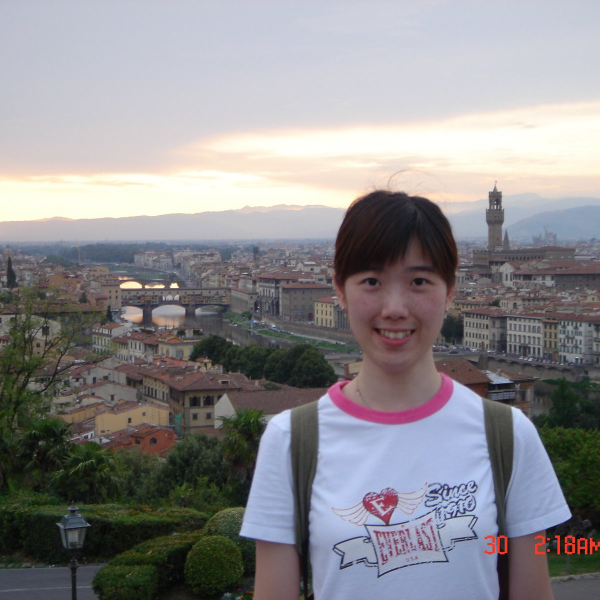
#> input picture Images-test/Crop/0a58358a2afd3e4e_crop.jpg, 1200 x 1200 px (shown at 1/2 size); its folder holds 2 pictures in this run
$ python rotate.py Images-test/Crop Images-test/Crop/19ace29d77a5be66_crop.jpg
#> lines starting #> are read from the running program, lines starting #| are printed output that depends on the picture

import os, sys
from PIL import Image
from io import BytesIO

def rotate():
    if len(sys.argv) != 3:
        print('Syntax: {} <input_dir/> <output_dir/>'.format(sys.argv[0]))
        sys.exit(0)
    (input_dir, out_dir) = sys.argv[1:]

    if not os.path.exists(out_dir):
        os.mkdir(out_dir)

    images = os.listdir(input_dir)
    for img_file in images:
        with Image.open(os.path.join(input_dir, img_file)) as img:
#> img is the input picture: PIL image 1200x1200 RGB; mean R, G, B 139.6, 137.8, 140.7
            img_rotated = img.transpose(Image.FLIP_LEFT_RIGHT)
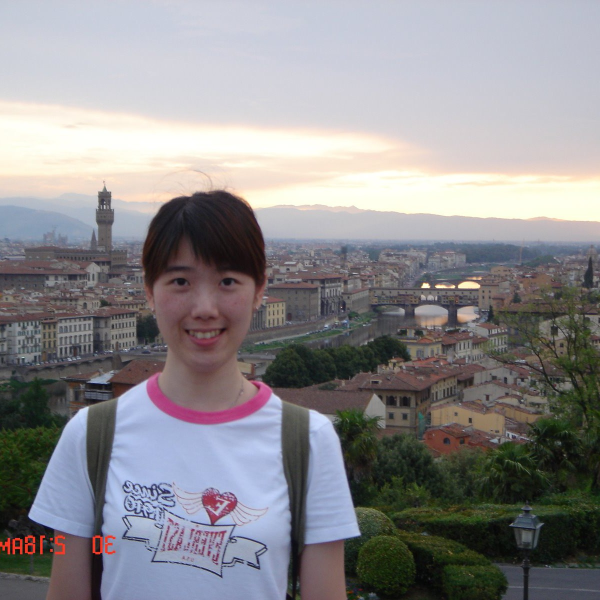
#> img_rotated: PIL image 1200x1200 RGB (shown at 1/2 size); mean R, G, B 139.6, 137.8, 140.7
            filename = os.path.join(out_dir, img_file[:-4] + '_rotate.jpg')
            img_rotated.save(filename, format='JPEG')
#> pass 2 of the loop in rotate, `for img_file in images:`:
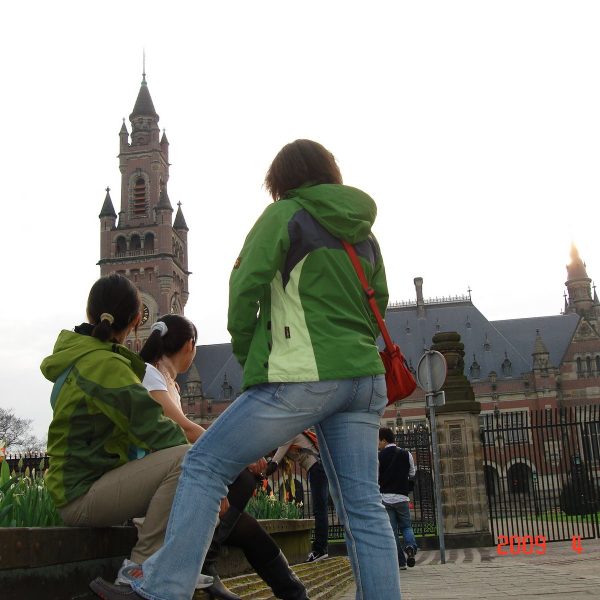
#> input picture Images-test/Crop/19ace29d77a5be66_crop.jpg, 1200 x 1200 px (shown at 1/2 size)
#> in rotate, img is the input picture: PIL image 1200x1200 RGB; mean R, G, B 152, 153, 146.6
#> in rotate, `img_rotated = img.transpose(Image.FLIP_LEFT_RIGHT)`:
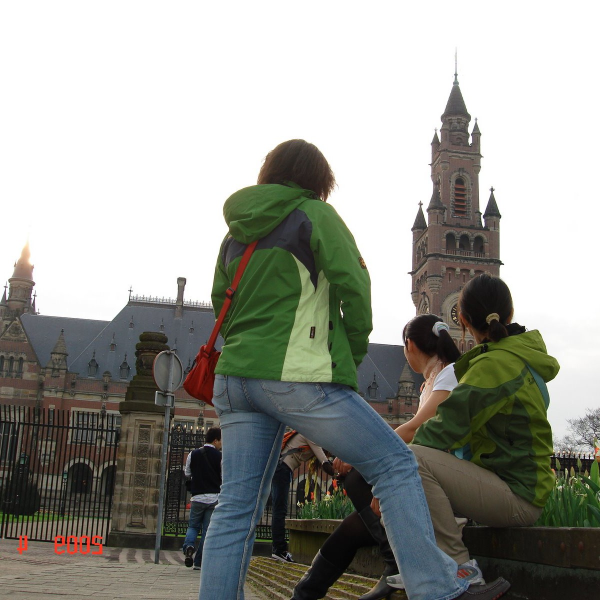
#> img_rotated: PIL image 1200x1200 RGB (shown at 1/2 size); mean R, G, B 152, 153, 146.6

# Usage: python rotate.py Images Images-rotated
if __name__ == '__main__':
    rotate()
